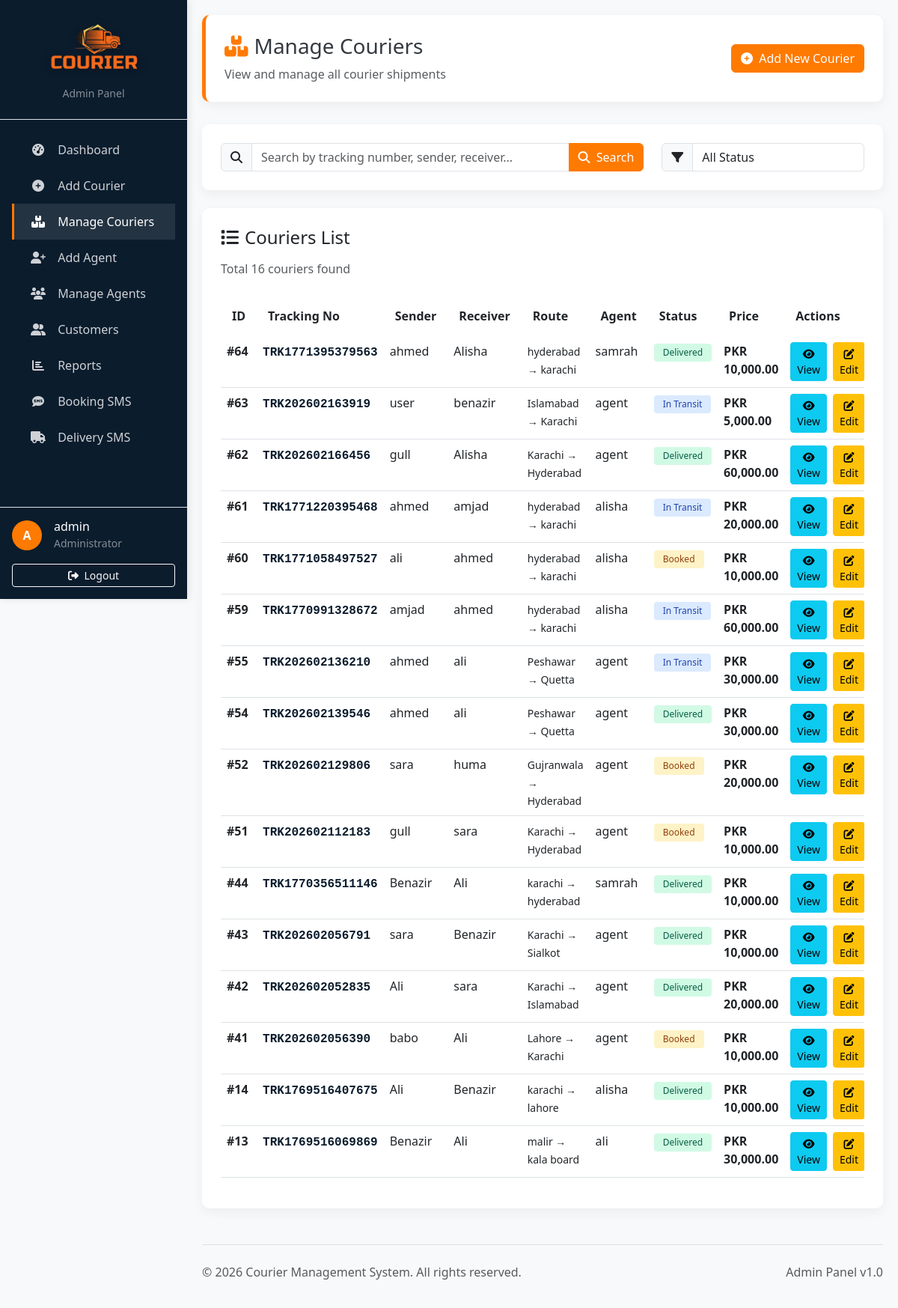
Screenshot of /Eproject/admin/manage-courier.php (signed in) with the database file from the repository.
### tables this page shows
CREATE TABLE `couriers` (
  `id` int(11) NOT NULL,
  `tracking_no` varchar(50) NOT NULL,
  `sender_id` int(11) NOT NULL,
  `receiver_id` int(11) NOT NULL,
  `from_city` varchar(100) NOT NULL,
  `to_city` varchar(100) NOT NULL,
  `agent_id` int(11) NOT NULL,
  `status` varchar(50) DEFAULT 'Booked',
  `booking_date` date DEFAULT curdate(),
  `delivery_date` date DEFAULT NULL,
  `price` decimal(10,2) DEFAULT NULL
);

CREATE TABLE `customers` (
  `id` int(11) NOT NULL,
  `name` varchar(100) NOT NULL,
  `phone` varchar(15) DEFAULT NULL,
  `address` text DEFAULT NULL,
  `email` varchar(100) DEFAULT NULL
);

CREATE TABLE `users` (
  `id` int(11) NOT NULL,
  `username` varchar(50) DEFAULT NULL,
  `email` varchar(100) NOT NULL,
  `password` varchar(255) NOT NULL,
  `role` tinyint(4) NOT NULL,
  `city` varchar(100) DEFAULT NULL,
  `created_at` timestamp NOT NULL DEFAULT current_timestamp()
);

### Eproject/admin/manage-courier.php (the view, shortened to what this page needs)
<?php
include("../config/db.php");
$result = mysqli_query($conn,"
SELECT c.*, s.name AS sender_name, r.name AS receiver_name, u.username AS agent_name
FROM couriers c
JOIN customers s ON c.sender_id = s.id
JOIN customers r ON c.receiver_id = r.id
JOIN agents a ON c.agent_id = a.id
JOIN users u ON a.user_id = u.id
ORDER BY c.id DESC
");
?>
<!DOCTYPE html>
<html lang="en">
<head>
    <link href="https://cdn.jsdelivr.net/npm/bootstrap@5.3.0/dist/css/bootstrap.min.css" rel="stylesheet">
    <link rel="stylesheet" href="https://cdnjs.cloudflare.com/ajax/libs/font-awesome/6.4.0/css/all.min.css">
</head>
<body>
    <div class="sidebar d-flex flex-column" id="sidebar">
        <div class="p-4 text-center border-bottom">
            <img src="../assets/images/new logo.png"
                 alt="Courier MS Logo"
                 style="max-width: 140px; height: auto;"
                 class="mb-2">
            <div class="text-white-50 small">Admin Panel</div>
        </div>
        <div class="flex-grow-1 p-3">
            <ul class="nav flex-column">
                <li class="nav-item">
                    <a class="nav-link" href="index.php">
                        <i class="fas fa-tachometer-alt"></i> Dashboard
                    </a>
                </li>
                <li class="nav-item">
                    <a class="nav-link" href="add-courier.php">
                        <i class="fas fa-plus-circle"></i> Add Courier
                    </a>
                </li>
                <li class="nav-item">
                    <a class="nav-link active" href="manage-courier.php">
                        <i class="fas fa-boxes"></i> Manage Couriers
                    </a>
                </li>
                <li class="nav-item">
                    <a class="nav-link" href="add-agent.php">
                        <i class="fas fa-user-plus"></i> Add Agent
                    </a>
                </li>
                <li class="nav-item">
                    <a class="nav-link" href="manage-agent.php">
                        <i class="fas fa-users"></i> Manage Agents
                    </a>
                </li>
                <li class="nav-item">
                    <a class="nav-link" href="customers.php">
                        <i class="fas fa-user-friends"></i> Customers
                    </a>
                </li>
                <li class="nav-item">
                    <a class="nav-link" href="reports.php">
                        <i class="fas fa-chart-bar"></i> Reports
                    </a>
                </li>
                <li class="nav-item">
                    <a class="nav-link" href="sms-booking.php">
                        <i class="fas fa-sms"></i> Booking SMS
                    </a>
                </li>
                <li class="nav-item">
                    <a class="nav-link" href="sms-delivery.php">
                        <i class="fas fa-truck"></i> Delivery SMS
                    </a>
                </li>
            </ul>
        </div>
        <div class="p-3 border-top mt-auto">
            <div class="d-flex align-items-center">
                <div class="user-avatar me-3">
                    <?php echo strtoupper(substr($_SESSION['username'] ?? 'A', 0, 1)); ?>
                </div>
                <div>
                    <h6 class="mb-0 text-white"><?php echo $_SESSION['username'] ?? 'Admin'; ?></h6>
                    <small class="text-white-50">Administrator</small>
                </div>
            </div>
            <a href="logout.php" class="btn btn-sm btn-outline-light w-100 mt-3">
                <i class="fas fa-sign-out-alt me-1"></i> Logout
            </a>
        </div>
    </div>
    <div class="main-content" id="mainContent">
        <div class="page-header">
            <div class="d-flex justify-content-between align-items-center">
                <div>
                    <h1 class="h3 mb-2"><i class="fas fa-boxes text-orange me-2"></i>Manage Couriers</h1>
                    <p class="text-muted mb-0">View and manage all courier shipments</p>
                </div>
                <div>
                    <a href="add-courier.php" class="btn btn-orange">
                        <i class="fas fa-plus-circle me-1"></i> Add New Courier
                    </a>
                </div>
            </div>
        </div>
        <div class="table-card mb-4">
            <div class="row">
                <div class="col-md-8">
                    <div class="input-group">
                        <span class="input-group-text"><i class="fas fa-search"></i></span>
                        <input type="text" class="form-control" id="searchInput" placeholder="Search by tracking number, sender, receiver...">
                        <button class="btn btn-orange" type="button" id="searchButton">
                            <i class="fas fa-search me-1"></i> Search
                        </button>
                    </div>
                </div>
                <div class="col-md-4">
                    <div class="input-group">
                        <span class="input-group-text"><i class="fas fa-filter"></i></span>
                        <select class="form-control" id="statusFilter">
                            <option value="">All Status</option>
                        </select>
                    </div>
                </div>
            </div>
        </div>
        <div class="table-card">
            <div class="mb-4">
                <h4 class="text-dark mb-3"><i class="fas fa-list me-2"></i>Couriers List</h4>
                <p class="text-muted">Total <?php echo mysqli_num_rows($result); ?> couriers found</p>
            </div>
            <div class="table-responsive">
                <table class="table table-hover table-custom" id="couriersTable">
                    <thead>
                        <tr>
                            <th>ID</th>
                            <th>Tracking No</th>
                            <th>Sender</th>
                            <th>Receiver</th>
                            <th>Route</th>
                            <th>Agent</th>
                            <th>Status</th>
                            <th>Price</th>
                            <th>Actions</th>
                        </tr>
                    </thead>
                    <tbody>
                        <?php if(mysqli_num_rows($result) > 0): ?>
                            <?php while($row = mysqli_fetch_assoc($result)): ?>
                                <tr>
                                    <td><strong>#<?= $row['id'] ?></strong></td>
                                    <td>
                                        <span class="tracking-no"><?= $row['tracking_no'] ?></span>
                                    </td>
                                    <td><?= htmlspecialchars($row['sender_name']) ?></td>
                                    <td><?= htmlspecialchars($row['receiver_name']) ?></td>
                                    <td>
                                        <small><?= htmlspecialchars($row['from_city']) ?> → <?= htmlspecialchars($row['to_city']) ?></small>
                                    </td>
                                    <td><?= htmlspecialchars($row['agent_name']) ?></td>
                                    <td>
                                        <?php
                                        $status_class = '';
                                        if($row['status'] == 'Booked') $status_class = 'bg-booked';
                                        if($row['status'] == 'In Transit') $status_class = 'bg-transit';
                                        if($row['status'] == 'Delivered') $status_class = 'bg-delivered';
                                        ?>
                                        <span class="badge <?= $status_class ?> status-badge">
                                            <?= htmlspecialchars($row['status']) ?>
                                        </span>
                                    </td>
                                    <td><strong>PKR <?= number_format($row['price'], 2) ?></strong></td>
                                    <td>
                                        <div class="action-buttons">
                                            <a class="btn btn-sm btn-info" href="view-courier.php?id=<?= $row['id'] ?>">
                                                <i class="fas fa-eye"></i> View
                                            </a>
                                            <a class="btn btn-sm btn-warning" href="edit-courier.php?id=<?= $row['id'] ?>">
                                                <i class="fas fa-edit"></i> Edit
                                            </a>
                                        </div>
                                    </td>
                                </tr>
                            <?php endwhile; ?>
                        <?php endif; ?>
                    </tbody>
                </table>
            </div>
        </div>
        <footer class="mt-5 pt-4 border-top">
            <div class="row">
                <div class="col-md-6">
                    <p class="text-muted">© <?php echo date('Y'); ?> Courier Management System. All rights reserved.</p>
                </div>
                <div class="col-md-6 text-md-end">
                    <p class="text-muted">Admin Panel v1.0</p>
                </div>
            </div>
        </footer>
    </div>
</body>
</html>

### Eproject/admin/manage-courier.php (style rules this page uses)
:root { --primary-blue: #0b1c2d; --secondary-blue: #1a365d; --accent-orange: #ff7a00; --light-gray: #f8f9fa; --dark-gray: #343a40; }
body { font-family: 'Segoe UI', Tahoma, Geneva, Verdana, sans-serif; background-color: var(--light-gray); color: var(--dark-gray); overflow-x: hidden; }
.text-orange { color: var(--accent-orange) !important; }
.btn-orange { background-color: var(--accent-orange); border-color: var(--accent-orange); color: white; }
.sidebar { width: 250px; height: 100vh; background: var(--primary-blue); color: white; position: fixed; left: 0; top: 0; z-index: 1050; overflow-y: auto; transition: transform 0.3s ease; box-shadow: 2px 0 10px rgba(0,0,0,0.1); }
.sidebar .nav-link { color: rgba(255,255,255,0.8); padding: 12px 20px; border-left: 3px solid transparent; transition: all 0.3s; }
.sidebar .nav-link:hover, .sidebar .nav-link.active { color: white; background: rgba(255,255,255,0.1); border-left-color: var(--accent-orange); }
.sidebar .nav-link i { width: 24px; text-align: center; margin-right: 10px; }
.main-content { margin-left: 250px; padding: 20px; transition: margin-left 0.3s ease; }
.page-header { background: white; padding: 25px; border-radius: 10px; margin-bottom: 30px; border-left: 5px solid var(--accent-orange); box-shadow: 0 5px 15px rgba(0,0,0,0.05); }
.table-card { background: white; padding: 25px; border-radius: 10px; box-shadow: 0 5px 15px rgba(0,0,0,0.05); margin-bottom: 30px; }
.user-avatar { width: 40px; height: 40px; background: var(--accent-orange); border-radius: 50%; display: flex; align-items: center; justify-content: center; color: white; font-weight: bold; }
.table-custom thead { background: var(--primary-blue); color: white; }
.table-custom thead th { padding: 15px; border: none; }
.action-buttons { display: flex; gap: 8px; }
.badge { padding: 6px 12px; font-weight: 500; border-radius: 4px; }
.bg-booked { background-color: #fef3c7; color: #92400e; }
.bg-transit { background-color: #dbeafe; color: #1e40af; }
.bg-delivered { background-color: #d1fae5; color: #065f46; }
.tracking-no { font-family: monospace; font-weight: 600; color: var(--primary-blue); }
.sidebar img { filter: drop-shadow(0 2px 6px rgba(0,0,0,0.4)); }

### rows the page displays
couriers: id "64", tracking_no "TRK1771395379563", sender.name "ahmed", receiver.name "Alisha", from_city "hyderabad", to_city "karachi", users.username "samrah", status "Delivered", price "10,000.00"
couriers: id "63", tracking_no "TRK202602163919", sender.name "user", receiver.name "benazir", from_city "Islamabad", to_city "Karachi", users.username "agent", status "In Transit", price "5,000.00"
couriers: id "62", tracking_no "TRK202602166456", sender.name "gull", receiver.name "Alisha", from_city "Karachi", to_city "Hyderabad", users.username "agent", status "Delivered", price "60,000.00"
couriers: id "61", tracking_no "TRK1771220395468", sender.name "ahmed", receiver.name "amjad", from_city "hyderabad", to_city "karachi", users.username "alisha", status "In Transit", price "20,000.00"
couriers: id "60", tracking_no "TRK1771058497527", sender.name "ali", receiver.name "ahmed", from_city "hyderabad", to_city "karachi", users.username "alisha", status "Booked", price "10,000.00"
couriers: id "59", tracking_no "TRK1770991328672", sender.name "amjad", receiver.name "ahmed", from_city "hyderabad", to_city "karachi", users.username "alisha", status "In Transit", price "60,000.00"
couriers: id "55", tracking_no "TRK202602136210", sender.name "ahmed", receiver.name "ali", from_city "Peshawar", to_city "Quetta", users.username "agent", status "In Transit", price "30,000.00"
couriers: id "54", tracking_no "TRK202602139546", sender.name "ahmed", receiver.name "ali", from_city "Peshawar", to_city "Quetta", users.username "agent", status "Delivered", price "30,000.00"
couriers: id "52", tracking_no "TRK202602129806", sender.name "sara", receiver.name "huma", from_city "Gujranwala", to_city "Hyderabad", users.username "agent", status "Booked", price "20,000.00"
couriers: id "51", tracking_no "TRK202602112183", sender.name "gull", receiver.name "sara", from_city "Karachi", to_city "Hyderabad", users.username "agent", status "Booked", price "10,000.00"
couriers: id "44", tracking_no "TRK1770356511146", sender.name "Benazir", receiver.name "Ali", from_city "karachi", to_city "hyderabad", users.username "samrah", status "Delivered", price "10,000.00"
couriers: id "43", tracking_no "TRK202602056791", sender.name "sara", receiver.name "Benazir", from_city "Karachi", to_city "Sialkot", users.username "agent", status "Delivered", price "10,000.00"
couriers: id "42", tracking_no "TRK202602052835", sender.name "Ali", receiver.name "sara", from_city "Karachi", to_city "Islamabad", users.username "agent", status "Delivered", price "20,000.00"
couriers: id "41", tracking_no "TRK202602056390", sender.name "babo", receiver.name "Ali", from_city "Lahore", to_city "Karachi", users.username "agent", status "Booked", price "10,000.00"
couriers: id "14", tracking_no "TRK1769516407675", sender.name "Ali", receiver.name "Benazir", from_city "karachi", to_city "lahore", users.username "alisha", status "Delivered", price "10,000.00"
couriers: id "13", tracking_no "TRK1769516069869", sender.name "Benazir", receiver.name "Ali", from_city "malir", to_city "kala board", users.username "ali", status "Delivered", price "30,000.00"

### other values shown
substr($_SESSION['username'] ?? 'A', 0, 1) "A"
$_SESSION['username'] "admin"
mysqli_num_rows($result) "16"
